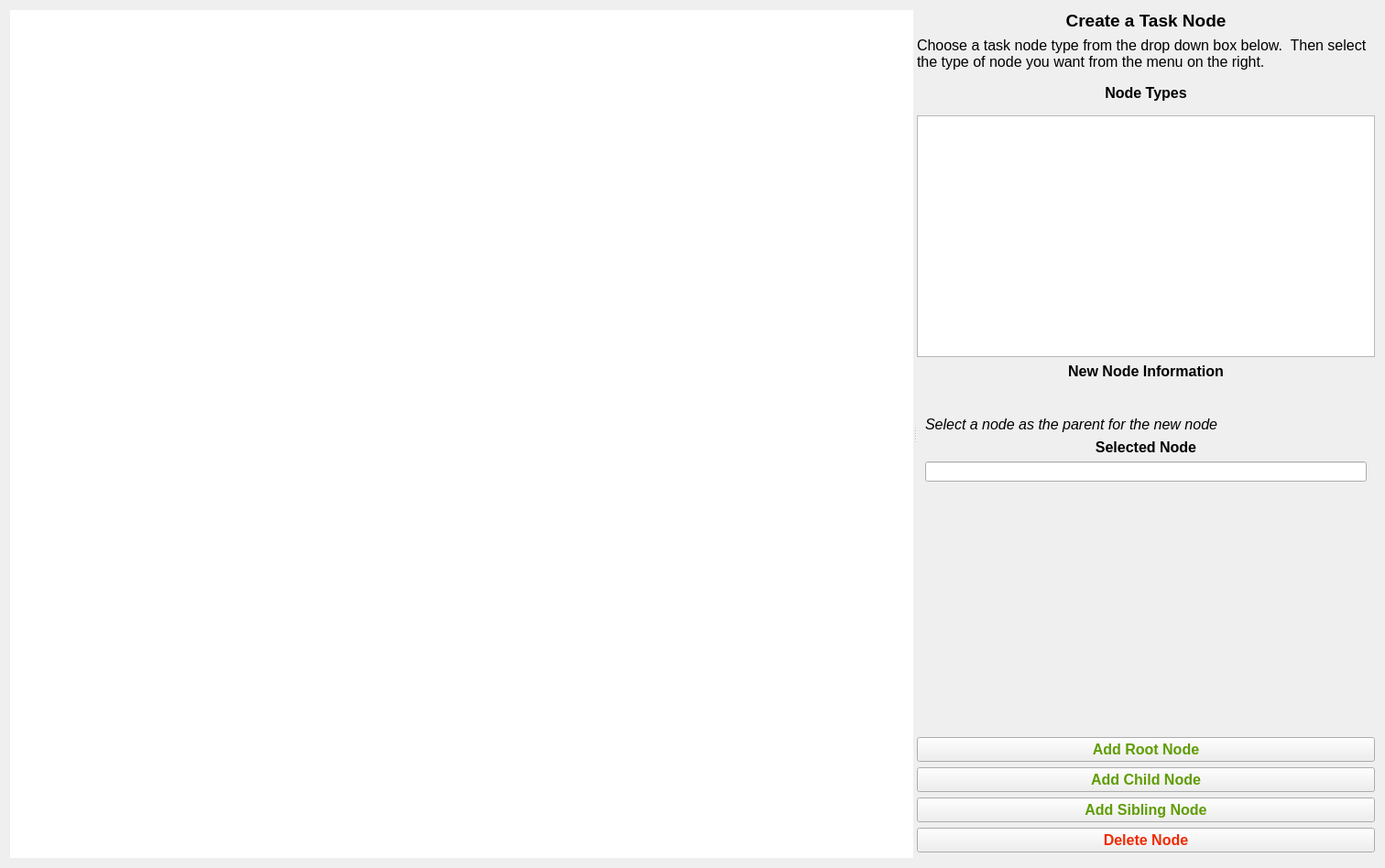
<?xml version="1.0" encoding="UTF-8"?>
<ui version="4.0">
 <class>Form</class>
 <widget class="QWidget" name="Form">
  <property name="geometry">
   <rect>
    <x>0</x>
    <y>0</y>
    <width>1512</width>
    <height>948</height>
   </rect>
  </property>
  <property name="minimumSize">
   <size>
    <width>1100</width>
    <height>600</height>
   </size>
  </property>
  <property name="windowTitle">
   <string>Form</string>
  </property>
  <layout class="QHBoxLayout" name="horizontalLayout_2">
   <item>
    <widget class="QSplitter" name="splitter">
     <property name="orientation">
      <enum>Qt::Horizontal</enum>
     </property>
     <widget class="QWidget" name="beetree_widget" native="true">
      <property name="sizePolicy">
       <sizepolicy hsizetype="Expanding" vsizetype="Preferred">
        <horstretch>0</horstretch>
        <verstretch>0</verstretch>
       </sizepolicy>
      </property>
      <property name="minimumSize">
       <size>
        <width>800</width>
        <height>0</height>
       </size>
      </property>
      <property name="baseSize">
       <size>
        <width>0</width>
        <height>0</height>
       </size>
      </property>
      <property name="styleSheet">
       <string notr="true">background-color:#ffffff</string>
      </property>
      <layout class="QGridLayout" name="gridLayout_4">
       <item row="0" column="0">
        <layout class="QGridLayout" name="beetree_layout"/>
       </item>
      </layout>
     </widget>
     <widget class="QWidget" name="widget_3" native="true">
      <property name="minimumSize">
       <size>
        <width>250</width>
        <height>0</height>
       </size>
      </property>
      <property name="maximumSize">
       <size>
        <width>500</width>
        <height>16777215</height>
       </size>
      </property>
      <property name="styleSheet">
       <string notr="true"/>
      </property>
      <layout class="QGridLayout" name="gridLayout_2">
       <item row="3" column="0">
        <widget class="QLabel" name="label_2">
         <property name="font">
          <font>
           <pointsize>12</pointsize>
           <weight>75</weight>
           <bold>true</bold>
          </font>
         </property>
         <property name="text">
          <string>New Node Information</string>
         </property>
         <property name="alignment">
          <set>Qt::AlignCenter</set>
         </property>
         <property name="wordWrap">
          <bool>true</bool>
         </property>
        </widget>
       </item>
       <item row="0" column="0">
        <layout class="QVBoxLayout" name="verticalLayout_2">
         <item>
          <widget class="QLabel" name="create_node_label">
           <property name="maximumSize">
            <size>
             <width>16777215</width>
             <height>48</height>
            </size>
           </property>
           <property name="font">
            <font>
             <pointsize>14</pointsize>
             <weight>75</weight>
             <bold>true</bold>
            </font>
           </property>
           <property name="text">
            <string>Create a Task Node</string>
           </property>
           <property name="alignment">
            <set>Qt::AlignCenter</set>
           </property>
          </widget>
         </item>
         <item>
          <widget class="QLabel" name="create_node_desc">
           <property name="font">
            <font>
             <pointsize>12</pointsize>
            </font>
           </property>
           <property name="text">
            <string>Choose a task node type from the drop down box below.  Then select  the type of node you want from the menu on the right.</string>
           </property>
           <property name="wordWrap">
            <bool>true</bool>
           </property>
          </widget>
         </item>
        </layout>
       </item>
       <item row="8" column="0">
        <widget class="QWidget" name="widget_4" native="true">
         <property name="minimumSize">
          <size>
           <width>180</width>
           <height>0</height>
          </size>
         </property>
         <layout class="QGridLayout" name="gridLayout">
          <item row="2" column="0">
           <widget class="QLineEdit" name="selected_node_field"/>
          </item>
          <item row="1" column="0">
           <widget class="QLabel" name="label_3">
            <property name="font">
             <font>
              <pointsize>12</pointsize>
              <weight>75</weight>
              <bold>true</bold>
             </font>
            </property>
            <property name="text">
             <string>Selected Node</string>
            </property>
            <property name="alignment">
             <set>Qt::AlignCenter</set>
            </property>
           </widget>
          </item>
          <item row="0" column="0">
           <widget class="QLabel" name="label_5">
            <property name="font">
             <font>
              <pointsize>12</pointsize>
              <italic>true</italic>
             </font>
            </property>
            <property name="text">
             <string>Select a node as the parent for the new node</string>
            </property>
            <property name="wordWrap">
             <bool>true</bool>
            </property>
           </widget>
          </item>
         </layout>
        </widget>
       </item>
       <item row="11" column="0">
        <widget class="QPushButton" name="add_node_child_btn">
         <property name="font">
          <font>
           <pointsize>12</pointsize>
           <weight>75</weight>
           <bold>true</bold>
          </font>
         </property>
         <property name="styleSheet">
          <string notr="true">color:#5F9C03</string>
         </property>
         <property name="text">
          <string>Add Child Node</string>
         </property>
        </widget>
       </item>
       <item row="2" column="0">
        <widget class="QTreeView" name="node_tree_view"/>
       </item>
       <item row="1" column="0">
        <widget class="QWidget" name="widget_6" native="true">
         <layout class="QHBoxLayout" name="horizontalLayout_5">
          <item>
           <widget class="QLabel" name="label_4">
            <property name="font">
             <font>
              <pointsize>12</pointsize>
              <weight>75</weight>
              <bold>true</bold>
             </font>
            </property>
            <property name="text">
             <string>Node Types</string>
            </property>
            <property name="alignment">
             <set>Qt::AlignCenter</set>
            </property>
           </widget>
          </item>
         </layout>
        </widget>
       </item>
       <item row="12" column="0">
        <widget class="QPushButton" name="add_node_sibling_btn">
         <property name="font">
          <font>
           <pointsize>12</pointsize>
           <weight>75</weight>
           <bold>true</bold>
          </font>
         </property>
         <property name="styleSheet">
          <string notr="true">color:#5F9C03</string>
         </property>
         <property name="text">
          <string>Add Sibling Node</string>
         </property>
        </widget>
       </item>
       <item row="13" column="0">
        <widget class="QPushButton" name="delete_node_btn">
         <property name="font">
          <font>
           <pointsize>12</pointsize>
           <weight>75</weight>
           <bold>true</bold>
          </font>
         </property>
         <property name="styleSheet">
          <string notr="true">color:#F02A02</string>
         </property>
         <property name="text">
          <string>Delete Node</string>
         </property>
        </widget>
       </item>
       <item row="10" column="0">
        <widget class="QPushButton" name="add_node_root_btn">
         <property name="font">
          <font>
           <pointsize>12</pointsize>
           <weight>75</weight>
           <bold>true</bold>
          </font>
         </property>
         <property name="styleSheet">
          <string notr="true">color:#5F9C03</string>
         </property>
         <property name="text">
          <string>Add Root Node</string>
         </property>
        </widget>
       </item>
       <item row="6" column="0" rowspan="2">
        <widget class="QWidget" name="node_info_widget" native="true">
         <layout class="QGridLayout" name="gridLayout_5">
          <item row="0" column="0">
           <layout class="QGridLayout" name="node_info_layout"/>
          </item>
         </layout>
        </widget>
       </item>
       <item row="15" column="0">
        <widget class="QWidget" name="widget" native="true"/>
       </item>
       <item row="9" column="0">
        <spacer name="verticalSpacer">
         <property name="orientation">
          <enum>Qt::Vertical</enum>
         </property>
         <property name="sizeHint" stdset="0">
          <size>
           <width>20</width>
           <height>40</height>
          </size>
         </property>
        </spacer>
       </item>
      </layout>
     </widget>
    </widget>
   </item>
  </layout>
 </widget>
 <resources/>
 <connections/>
</ui>
